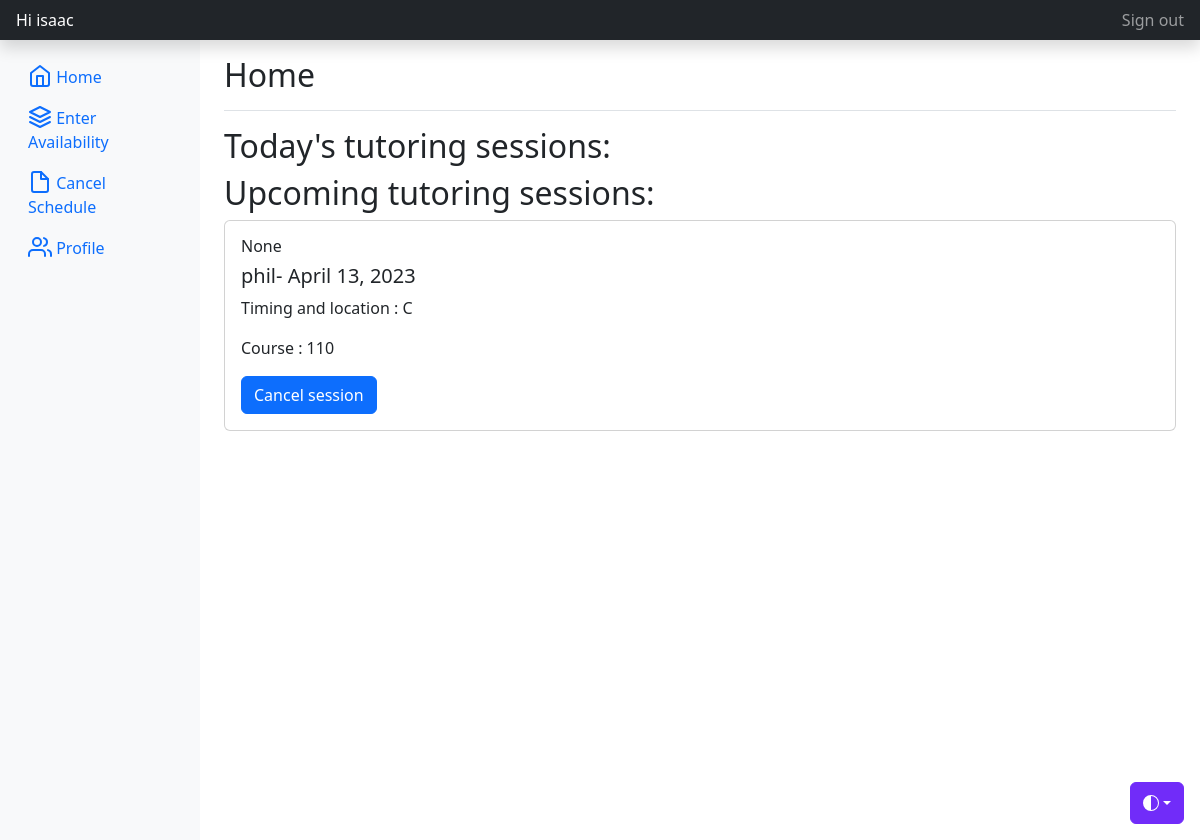
The app's page / (signed in), older data.
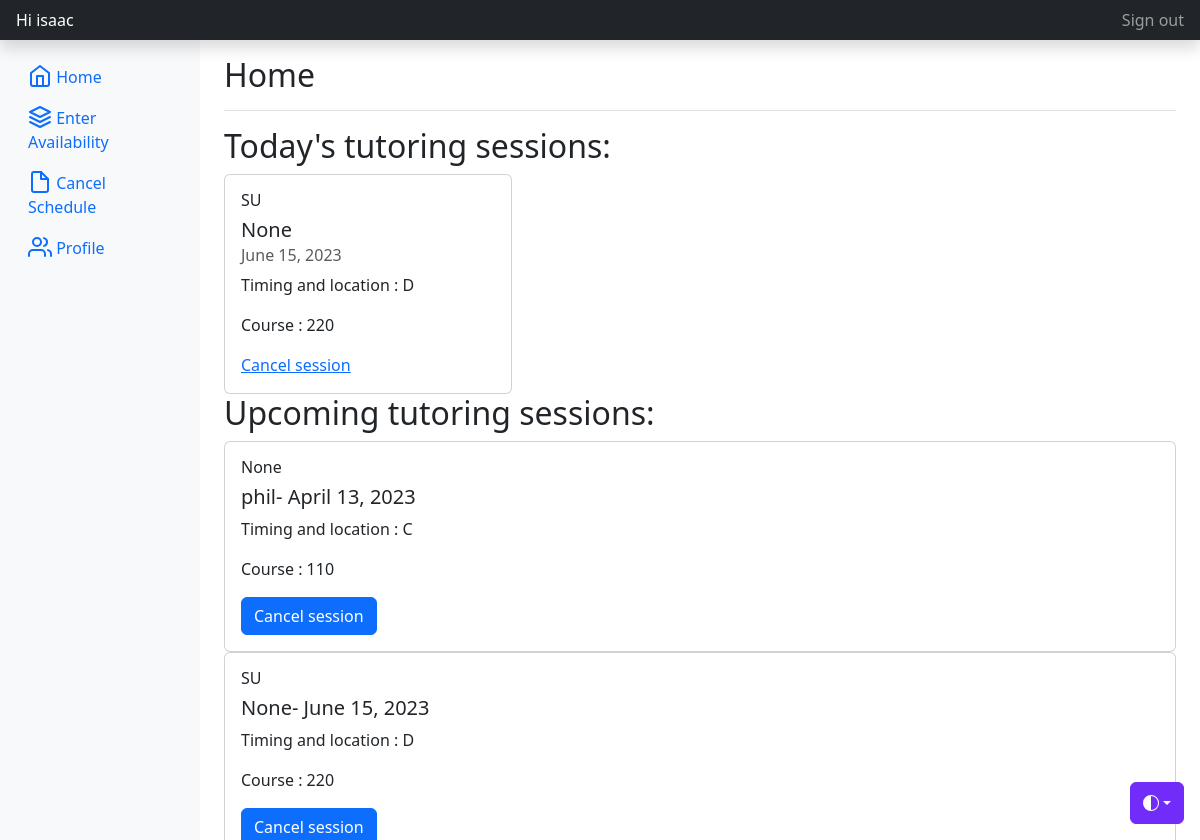
The same page, newer data.
### appusers/models.py (models this page shows, shortened)
class Availability (models.Model):
    tutor = models.ForeignKey(Tutor, on_delete=models.CASCADE, null=True, blank=True, related_name='availabilities')
    date = models.DateField()
    timeblock = models.CharField(max_length=1, choices=TIMEBLOCK_CHOICES)
    booked_by = models.ForeignKey(Student, on_delete=models.SET_NULL, null=True, blank=True, related_name='booked_slots')
    course = models.ForeignKey(Course, on_delete=models.CASCADE)
    status = models.CharField(max_length=1, choices=STATUS_CHOICES)
    semester = models.CharField(max_length=8, null=True)

class Student(models.Model):
    user = models.OneToOneField(User, on_delete=models.CASCADE)
    ums_id = models.CharField(max_length=20, unique=True, null=False)
    courses = models.ManyToManyField(Course, related_name='students')
    def __str__(self):
        return self.user.username

class Course(models.Model):
    c_name = models.CharField(max_length=100)
    c_code = models.CharField(max_length=50, unique=True, null=False)
    def __str__(self):
        return self.c_code

### appusers/views.py (the view)
# urls.py: path('', home_view, name='home'),
@login_required
def home_view(request):
    today = date.today()
    slots = Availability.objects.all().order_by('date')
    return render(request, 'home_bootstrapped.html', {'slots': slots,'today':today})

### templates/home_bootstrapped.html (shortened to what this page needs)
{% extends 'base_bootstrapped.html' %}
{% block content %}
        <div class="d-flex justify-content-between sticky-top flex-wrap flex-md-nowrap align-items-center pt-3 pb-2 mb-3 border-bottom">
            <h1 class="h2">Home</h1>
        </div>
        {% if user.is_authenticated %}
            {% if request.user.tutor %}
                <h2> Today's tutoring sessions: </h2>
                {% for session in user.tutor.availabilities.all %}
                    {% if session.date == today %}
                    <div class="card" style="width: 18rem;">
                        <div class="card-body">
                            <h6 class="card-title">{{ session.semester }}</h6>
                            <h5 class="card-title">{{session.booked_by}}</h5>
                            <h6 class="card-subtitle mb-2 text-body-secondary">{{ session.date }}</h6>
                            <p class="card-text">Timing and location : {{ session.timeblock }}</p>
                            <p class="card-text">Course : {{ session.course }}</p>
                            <a href="#" class="card-link">Cancel session</a>
                        </div>
                    </div>
                    {% endif %}
                {% empty %}
                    <p>No tutoring sessions found for Today.</p>
                {% endfor %}
                <h2> Upcoming tutoring sessions: </h2>
                {% for session in user.tutor.availabilities.all %}
                    <div class="card">
                        <div class="card-body">
                            <h6 class="card-title">{{ session.semester }}</h6>
                            <h5 class="card-title">{{ session.booked_by }}- {{session.date}}</h5>
                            <p class="card-text">Timing and location : {{ session.timeblock }}</p>
                            <p class="card-text">Course : {{ session.course }}</p>
                            <a href="#" class="btn btn-primary">Cancel session</a>
                        </div>
                    </div>
                {% empty %}
                    <p>No upcoming sessions found.</p>
                {% endfor %}
            {% endif %}
        {% endif %}
{% endblock %}

### templates/base_bootstrapped.html (shortened to what this page needs)
{% load static %}
<!doctype html>
<html lang="en" data-bs-theme="auto">
<head><script src="{% static 'js/color-modes.js' %}"></script>
    <link href="{% static 'css/bootstrap.min.css' %}" rel="stylesheet">
    <link href="{% static 'css/dashboard.css' %}" rel="stylesheet">
</head>
<body>
<div class="dropdown position-fixed bottom-0 end-0 mb-3 me-3 bd-mode-toggle">
    <button class="btn btn-bd-primary py-2 dropdown-toggle d-flex align-items-center"
            id="bd-theme"
            type="button"
            aria-expanded="false"
            data-bs-toggle="dropdown"
            aria-label="Toggle theme (auto)">
        <svg class="bi my-1 theme-icon-active" width="1em" height="1em"><use href="#circle-half"></use></svg>
    </button>
</div>
<header class="navbar navbar-dark sticky-top bg-dark flex-md-nowrap p-0 shadow">
    <a class="navbar-brand col-md-3 col-lg-2 me-0 px-3 fs-6" href="#">Hi {{user.first_name}}</a>
    <div class="navbar-nav">
        <div class="nav-item text-nowrap">
            <a class="nav-link px-3" href="{% url 'logout' %}">Sign out</a>
        </div>
    </div>
</header>
<div class="container-fluid">
    <div class="row">
        <nav id="sidebarMenu" class="col-md-3 col-lg-2 d-md-block bg-body-tertiary sidebar collapse" style="height: 100vh;">
            <div class="position-sticky pt-3 sidebar-sticky">
                <ul class="nav flex-column">
                    <li class="nav-item">
                        <a class="nav-link active" aria-current="page" href="{%  url 'home'%}">
                            <span data-feather="home" class="align-text-bottom"></span>
                            Home
                        </a>
                    </li>
                    {% if request.user.tutor %}
                        <li class="nav-item">
                            <a class="nav-link" href="{% url 'create_slot' %}">
                                <span data-feather="layers" class="align-text-bottom"></span>
                                Enter Availability
                            </a>
                        </li>
                    {% endif %}
                    <li class="nav-item">
                        <a class="nav-link" href="#">
                            <span data-feather="file" class="align-text-bottom"></span>
                            Cancel Schedule
                        </a>
                    </li>
                    <li class="nav-item">
                        <a class="nav-link" href="{%  url 'profile' %}">
                            <span data-feather="users" class="align-text-bottom"></span>
                            Profile
                        </a>
                    </li>
                </ul>
            </div>
        </nav>
        <main class="col-md-9 ms-sm-auto col-lg-10 px-md-4" style="overflow-y: scroll;">
            {% block content %}{% endblock %}
        </main>
    </div>
</div>
</body>
</html>

### static/CSS/dashboard.css (style rules this page uses)
body { min-height: 100vh; min-height: -webkit-fill-available; }
html { height: -webkit-fill-available; }
main { height: 100%; height: -webkit-fill-available; max-height: 100vh; overflow-x: auto; overflow-y: scroll; }
.dropdown-toggle { outline: 0; }

### templates/base_bootstrapped.html (style rules this page uses)
.bi { vertical-align: -.125em; fill: currentColor; }
.btn-bd-primary { --bd-violet-bg: #712cf9; --bd-violet-rgb: 112.520718, 44.062154, 249.437846; --bs-btn-font-weight: 600; --bs-btn-color: var(--bs-white); --bs-btn-bg: var(--bd-violet-bg); --bs-btn-border-color: var(--bd-violet-bg); --bs-btn-hover-color: var(--bs-white); --bs-btn-hover-bg: #6528e0; --bs-btn-hover-border-color: #6528e0; --bs-btn-focus-shadow-rgb: var(--bd-violet-rgb); --bs-btn-active-color: var(--bs-btn-hover-color); --bs-btn-active-bg: #5a23c8; --bs-btn-active-border-color: #5a23c8; }
.bd-mode-toggle { z-index: 1500; }

Row changes from the older to the newer data that the page shows:
added Availability: semester "SU", booked_by "None", date "June 15, 2023", timeblock "D", course "220"
